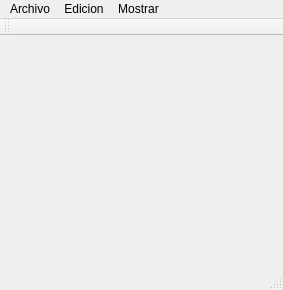
<?xml version="1.0" encoding="UTF-8"?>
<ui version="4.0">
 <class>MainWindow</class>
 <widget class="QMainWindow" name="MainWindow">
  <property name="geometry">
   <rect>
    <x>0</x>
    <y>0</y>
    <width>283</width>
    <height>290</height>
   </rect>
  </property>
  <property name="sizePolicy">
   <sizepolicy hsizetype="MinimumExpanding" vsizetype="MinimumExpanding">
    <horstretch>0</horstretch>
    <verstretch>0</verstretch>
   </sizepolicy>
  </property>
  <property name="windowTitle">
   <string>ImageApprox</string>
  </property>
  <widget class="QWidget" name="centralWidget"/>
  <widget class="QMenuBar" name="menuBar">
   <property name="geometry">
    <rect>
     <x>0</x>
     <y>0</y>
     <width>283</width>
     <height>21</height>
    </rect>
   </property>
   <widget class="QMenu" name="menuArchivo">
    <property name="title">
     <string>Archivo</string>
    </property>
    <addaction name="actionCargar_Imagen"/>
    <addaction name="actionGuardar_Imagen"/>
   </widget>
   <widget class="QMenu" name="menuEdicion">
    <property name="title">
     <string>Edicion</string>
    </property>
    <addaction name="actionAplicar_Algoritmo"/>
   </widget>
   <widget class="QMenu" name="menuMostrar">
    <property name="title">
     <string>Mostrar</string>
    </property>
    <addaction name="actionMalla"/>
    <addaction name="actionAproximacion"/>
   </widget>
   <addaction name="menuArchivo"/>
   <addaction name="menuEdicion"/>
   <addaction name="menuMostrar"/>
  </widget>
  <widget class="QToolBar" name="mainToolBar">
   <property name="sizePolicy">
    <sizepolicy hsizetype="Minimum" vsizetype="Minimum">
     <horstretch>0</horstretch>
     <verstretch>0</verstretch>
    </sizepolicy>
   </property>
   <attribute name="toolBarArea">
    <enum>TopToolBarArea</enum>
   </attribute>
   <attribute name="toolBarBreak">
    <bool>false</bool>
   </attribute>
  </widget>
  <widget class="QStatusBar" name="statusBar"/>
  <action name="actionCargar_Imagen">
   <property name="text">
    <string>Cargar Imagen..</string>
   </property>
  </action>
  <action name="actionAplicar_Algoritmo">
   <property name="text">
    <string>Aplicar Algoritmo..</string>
   </property>
  </action>
  <action name="actionGuardar_Imagen">
   <property name="text">
    <string>Guardar Imagen</string>
   </property>
  </action>
  <action name="actionMalla">
   <property name="checkable">
    <bool>true</bool>
   </property>
   <property name="checked">
    <bool>true</bool>
   </property>
   <property name="text">
    <string>Malla</string>
   </property>
  </action>
  <action name="actionAproximacion">
   <property name="checkable">
    <bool>true</bool>
   </property>
   <property name="text">
    <string>Aproximacion</string>
   </property>
  </action>
 </widget>
 <layoutdefault spacing="6" margin="11"/>
 <resources/>
 <connections>
  <connection>
   <sender>actionMalla</sender>
   <signal>activated()</signal>
   <receiver>centralWidget</receiver>
   <slot>repaint()</slot>
   <hints>
    <hint type="sourcelabel">
     <x>-1</x>
     <y>-1</y>
    </hint>
    <hint type="destinationlabel">
     <x>141</x>
     <y>151</y>
    </hint>
   </hints>
  </connection>
 </connections>
</ui>
